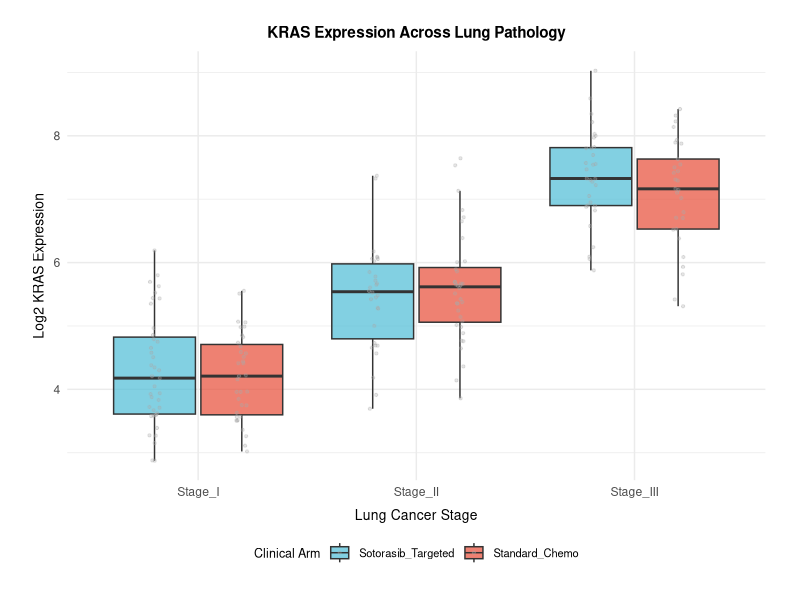
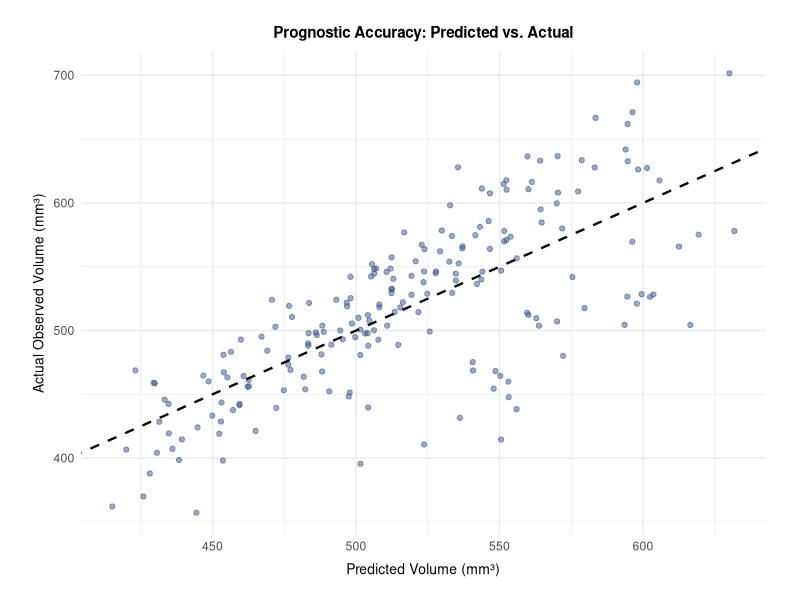
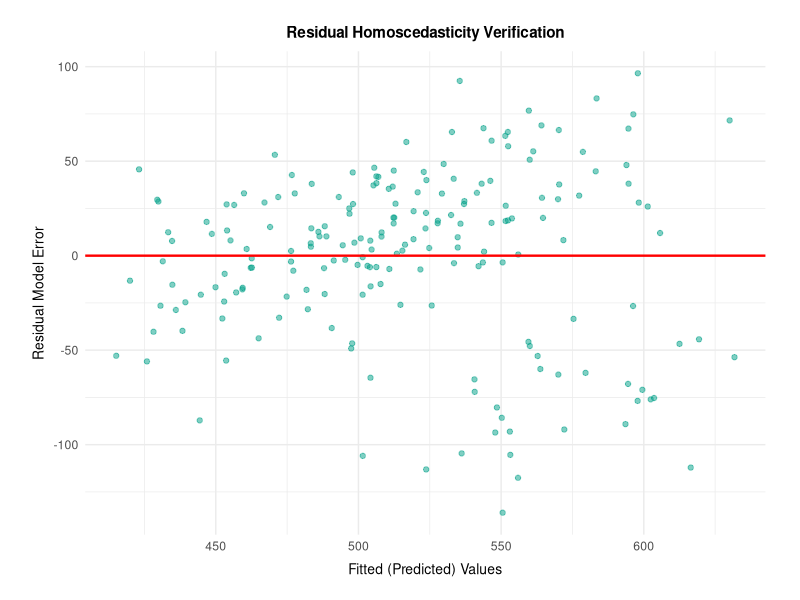
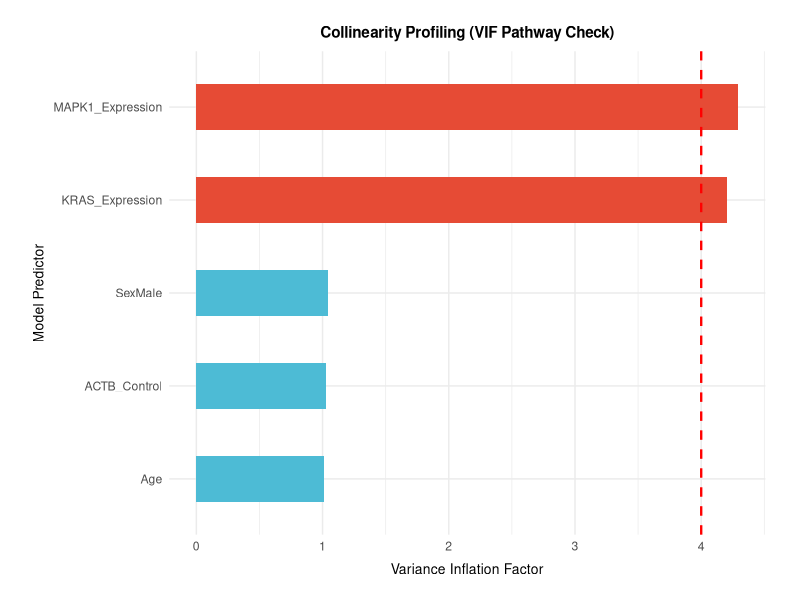
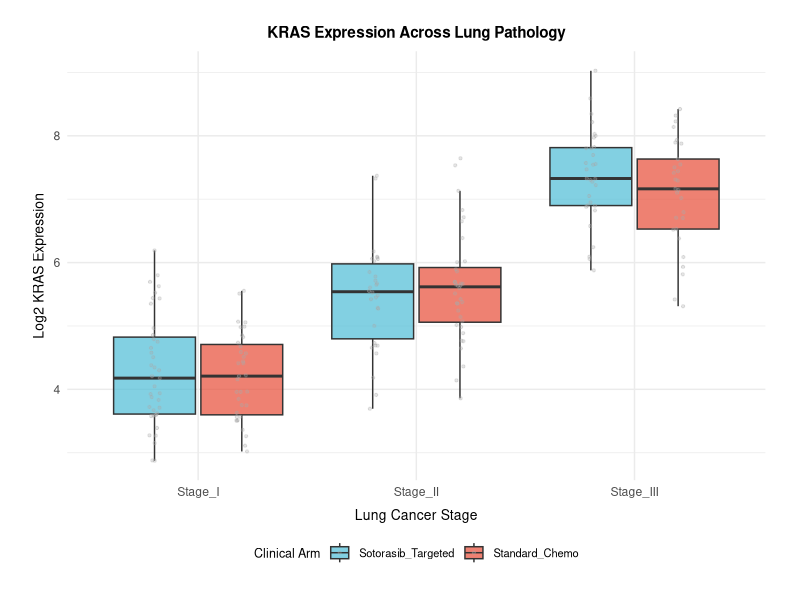
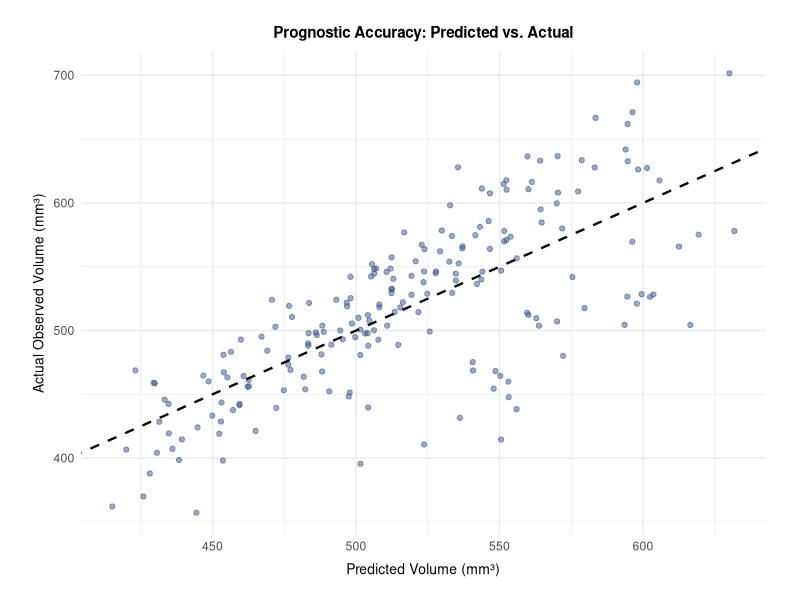
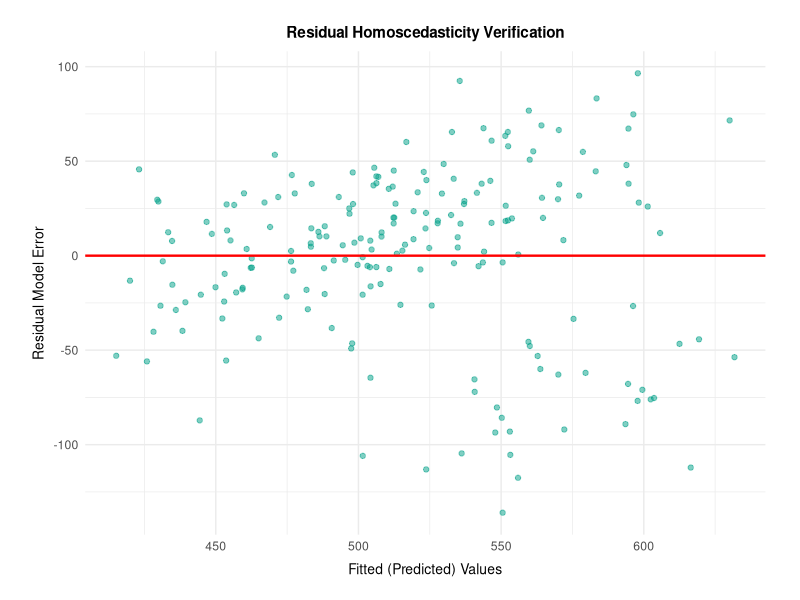
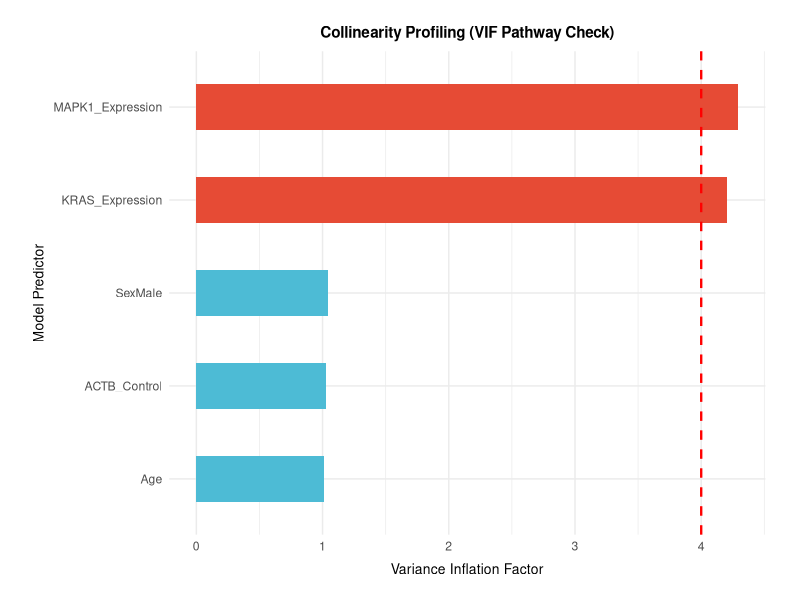

Write R code to recreate these figures, in order. (Note: this script raises an error after producing the figures.)
# ==============================================================================
# PIPELINE: Translational Oncology & Biomarker Diagnostics Pipeline
# Context: KRAS Amplification & Sotorasib Efficacy in Lung Adenocarcinoma
# Outputs: 1 CSV Data Matrix, 4 Console & PNG Charts, 1 Formatted Word Report
# ==============================================================================

# 1. ENVIRONMENT CONFIGURATION & AUTOMATED PACKAGES CHECK
required_packages <- c("ggplot2", "officer", "flextable")
new_packages <- required_packages[!(required_packages %in% installed.packages()[,"Package"])]
if(length(new_packages)) install.packages(new_packages)

library(ggplot2)
library(officer)
library(flextable)

# 2. GENERATE CLINICAL ONCOLOGY COHORT DATASET
set.seed(101)
n_patients <- 200

# Categorical Clinical Metrics
clinical_stage <- sample(c("Stage_I", "Stage_II", "Stage_III"), n_patients, replace = TRUE)
treatment <- sample(c("Standard_Chemo", "Sotorasib_Targeted"), n_patients, replace = TRUE)
sex <- sample(c("Male", "Female"), n_patients, replace = TRUE)

# Continuous Demographic Covariate
age <- round(runif(n_patients, min = 40, max = 78))

# Transcriptomic Expressions (Biologically intertwined pathways)
# KRAS expression driven higher by advanced disease stage severity
kras_expression <- 4.2 + (ifelse(clinical_stage == "Stage_II", 1.2, 0) + 
                            ifelse(clinical_stage == "Stage_III", 2.9, 0)) + rnorm(n_patients, 0, 0.8)

# MAPK1 is downstream of KRAS and shares redundant biological pathway information
mapk1_expression <- (kras_expression * 0.65) + rnorm(n_patients, 1.2, 0.5)

# ACTB is a standard constant housekeeping control gene (independent baseline noise)
actb_expression <- rnorm(n_patients, mean = 7.0, sd = 0.4) 

# Continuous Phenotypic Outcome: Macroscopic Tumor Volume (mm^3)
# Sotorasib targeted drug therapy severely halts tumor volume specifically in late Stage III disease
tumor_volume <- 200 + (age * 1.5) + (kras_expression * 45) + 
  (ifelse(clinical_stage == "Stage_III" & treatment == "Sotorasib_Targeted", -120, 0)) + 
  rnorm(n_patients, 0, 25)

# Compile into master Clinical Genomics Matrix
lung_cancer_cohort <- data.frame(
  Patient_ID = sprintf("LUNG_%04d", 1:n_patients),
  Age = age,
  Sex = as.factor(sex),
  Clinical_Stage = factor(clinical_stage, levels = c("Stage_I", "Stage_II", "Stage_III")),
  Treatment_Arm = as.factor(treatment),
  KRAS_Expression = kras_expression,
  MAPK1_Expression = mapk1_expression,
  ACTB_Control = actb_expression,
  Tumor_Volume_mm3 = tumor_volume
)

# Export copy of data for reproducibility
write.csv(lung_cancer_cohort, "lung_adenocarcinoma_cohort.csv", row.names = FALSE)
cat("SUCCESS: 'lung_adenocarcinoma_cohort.csv' generated.\n\n")


# ==============================================================================
# 3. PERFORM STATISTICAL CALCULATIONS & FORMAT NUMBERS
# ==============================================================================

# Analysis 1: Two-Way ANOVA 
anova_model <- aov(KRAS_Expression ~ Clinical_Stage * Treatment_Arm, data = lung_cancer_cohort)
anova_raw <- (summary(anova_model))[[1]] # Extract underlying statistical table safely

anova_df <- data.frame(
  Source   = trimws(rownames(anova_raw)),
  Df       = anova_raw[["Df"]],
  Sum_Sq   = round(anova_raw[["Sum Sq"]], 3),
  Mean_Sq  = round(anova_raw[["Mean Sq"]], 3),
  F_Value  = round(anova_raw[["F value"]], 3),
  P_Value  = format.pval(anova_raw[["Pr(>F)"]], digits = 3, eps = 0.001)
)
# Clean row names mapping where R leaves trailing characters or NAs
anova_df$F_Value[is.na(anova_df$F_Value)] <- ""
anova_df$P_Value[anova_df$P_Value == "NA"] <- ""

# Analysis 2: Multiple Linear Regression
regression_model <- lm(Tumor_Volume_mm3 ~ KRAS_Expression + MAPK1_Expression + ACTB_Control + Age + Sex, data = lung_cancer_cohort)
reg_summary <- summary(regression_model)
reg_raw <- reg_summary$coefficients

reg_df <- data.frame(
  Predictor = rownames(reg_raw),
  Estimate  = round(reg_raw[, "Estimate"], 3),
  Std_Error = round(reg_raw[, "Std. Error"], 3),
  T_Value   = round(reg_raw[, "t value"], 3),
  P_Value   = format.pval(reg_raw[, "Pr(>|t|)"], digits = 3, eps = 0.001)
)

# Extract Model Predictions and Residuals for diagnostics
lung_cancer_cohort$Predicted_Volume <- predict(regression_model)
lung_cancer_cohort$Residuals <- residuals(regression_model)

# Analysis 3: Diagnostics (Variance Inflation Factor Calculation)
X <- model.matrix(regression_model)[,-1]
vif_values <- sapply(1:ncol(X), function(i) 1 / (1 - summary(lm(X[,i] ~ X[,-i]))$r.squared))
vif_df <- data.frame(
  Biomarker = colnames(X), 
  VIF_Value = round(unname(vif_values), 3)
)


# ==============================================================================
# 4. GENERATE FULL VISUAL SUITE & DISPLAY TO CONSOLE (GGPLOT2)
# ==============================================================================

# Universal canvas theme to prevent cut-off text or clipped boundaries
safe_margins <- theme_minimal(base_size = 11) + 
  theme(
    plot.title = element_text(face = "bold", hjust = 0.5, vjust = 1.5, size = 11),
    axis.title.x = element_text(vjust = -0.5, size = 10),
    axis.title.y = element_text(vjust = 1.5, size = 10),
    plot.margin = margin(t = 20, r = 25, b = 20, l = 25), 
    legend.position = "bottom",
    legend.title = element_text(size = 9),
    legend.text = element_text(size = 8)
  )

# Plot 1: Boxplot for ANOVA
p1 <- ggplot(lung_cancer_cohort, aes(x = Clinical_Stage, y = KRAS_Expression, fill = Treatment_Arm)) +
  geom_boxplot(outlier.shape = NA, alpha = 0.7, position = position_dodge(0.8)) +
  geom_jitter(position = position_jitterdodge(jitter.width = 0.1, dodge.width = 0.8), size = 0.8, alpha = 0.3, color = "darkgray") +
  scale_fill_manual(values = c("Standard_Chemo" = "#E64B35FF", "Sotorasib_Targeted" = "#4DBBD5FF")) +
  labs(title = "KRAS Expression Across Lung Pathology", x = "Lung Cancer Stage", y = "Log2 KRAS Expression", fill = "Clinical Arm") +
  safe_margins
ggsave("plot1_anova_boxplot.png", plot = p1, width = 5.5, height = 3.8, dpi = 300)
print(p1)

# Plot 2: Actual vs Predicted Regression Fit
p2 <- ggplot(lung_cancer_cohort, aes(x = Predicted_Volume, y = Tumor_Volume_mm3)) +
  geom_point(color = "#3C5488FF", alpha = 0.5, size = 1.5) +
  geom_abline(slope = 1, intercept = 0, color = "black", linetype = "dashed", size = 0.8) +
  labs(title = "Prognostic Accuracy: Predicted vs. Actual", x = "Predicted Volume (mm³)", y = "Actual Observed Volume (mm³)") +
  safe_margins
ggsave("plot2_regression_fit.png", plot = p2, width = 5.5, height = 3.8, dpi = 300)
print(p2)

# Plot 3: Residuals Fitted Homoscedasticity Analysis
p3 <- ggplot(lung_cancer_cohort, aes(x = Predicted_Volume, y = Residuals)) +
  geom_point(color = "#00A087FF", alpha = 0.5, size = 1.5) +
  geom_hline(yintercept = 0, color = "red", linetype = "solid", size = 0.8) +
  labs(title = "Residual Homoscedasticity Verification", x = "Fitted (Predicted) Values", y = "Residual Model Error") +
  safe_margins
ggsave("plot3_residuals_diagnostic.png", plot = p3, width = 5.5, height = 3.8, dpi = 300)
print(p3)

# Plot 4: VIF Multicollinearity Bars
p4 <- ggplot(vif_df, aes(x = reorder(Biomarker, VIF_Value), y = VIF_Value, fill = VIF_Value > 4)) +
  geom_bar(stat = "identity", width = 0.5, show.legend = FALSE) +
  geom_hline(yintercept = 4, color = "red", linetype = "dashed", size = 0.8) +
  scale_fill_manual(values = c("FALSE" = "#4DBBD5FF", "TRUE" = "#E64B35FF")) +
  coord_flip() + 
  labs(title = "Collinearity Profiling (VIF Pathway Check)", x = "Model Predictor", y = "Variance Inflation Factor") +
  safe_margins
ggsave("plot4_vif_bars.png", plot = p4, width = 5.5, height = 3.8, dpi = 300)
print(p4)


# ==============================================================================
# 5. AUTOMATED MS WORD REPORT COMPILATION ENGINE
# ==============================================================================
make_clean_table <- function(df) {
  ft <- flextable(df) |> 
    theme_vanilla() |> 
    align(align = "center", part = "all") |> 
    autofit() |> 
    fit_to_width(max_width = 6.5) # Keeps tables safely locked inside margins
  return(ft)
}

doc <- read_docx() |>
  body_add_par("KRAS Targeted Therapeutics Analytics Report", style = "heading 1") |>
  body_add_par("Lung Adenocarcinoma Stratification Pipeline", style = "Normal") |>
  body_add_par("", style = "Normal") |>
  
  # Section 1: ANOVA
  body_add_par("1. Biomarker Expression Profiling (Two-Way ANOVA)", style = "heading 2") |>
  body_add_flextable(make_clean_table(anova_df)) |>
  body_add_par("", style = "Normal") |>
  body_add_img(src = "plot1_anova_boxplot.png", width = 5.0, height = 3.4) |>
  body_add_par("", style = "Normal") |>
  
  # Section 2: Multiple Regression
  body_add_par("2. Predictive Prognostics & Multiple Regression Outputs", style = "heading 2") |>
  body_add_flextable(make_clean_table(reg_df)) |>
  body_add_par(paste("Model Performance: Multiple R-squared =", round(reg_summary$r.squared, 4)), style = "Normal") |>
  body_add_par("", style = "Normal") |>
  body_add_img(src = "plot2_regression_fit.png", width = 5.0, height = 3.4) |>
  body_add_img(src = "plot3_residuals_diagnostic.png", width = 5.0, height = 3.4) |>
  body_add_par("", style = "Normal") |>
  
  # Section 3: VIF Diagnostics
  body_add_par("3. Pathway Redundancy Assessment (VIF Diagnostics)", style = "heading 2") |>
  body_add_flextable(make_clean_table(vif_df)) |>
  body_add_par("", style = "Normal") |>
  body_add_img(src = "plot4_vif_bars.png", width = 5.0, height = 3.4)

# Output final compiled document asset
print(doc, target = "Statistical_Genomics_Report.docx")

cat("\n========================================================================\n")
cat(" SUCCESS: ALL GRAPHICS PRINTED AND MARGIN-SAFE REPORT DOCUMENT SAVED!\n")
cat("========================================================================\n")
